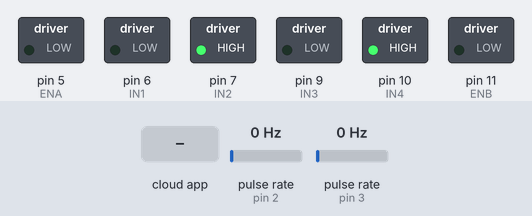
This sketch was run on a simulated Arduino Uno, built with avr-gcc and run on an emulated ATmega328P. On the bench: switched loads named in the sketch (green lamp = pin HIGH). Wiring (inferred from the names in the program): 2 × pulse sensor: data pin 2 / data pin 3. Inputs (shaded band) come from the test bench; at power-on: pulse rate (sensors on pin 2, pin 3) 0 Hz. The ROS host is connected and sends only what is stated.

Above: at 1.2 s.
1.3 s: the phone or cloud app sets left_motor_velocity to 45
At 2.5 s:
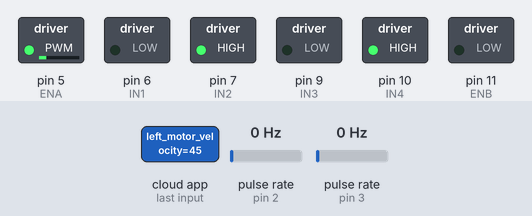
2.8 s: the phone or cloud app sets right_motor_velocity to 45
At 3.7 s:
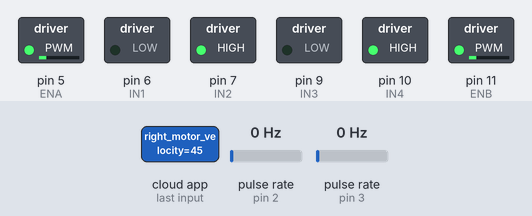
4.3 s: the phone or cloud app sets left_motor_velocity to 0
At 5.0 s:
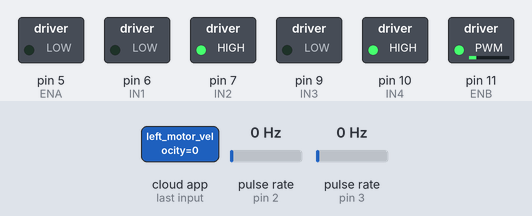
5.8 s: the phone or cloud app sets right_motor_velocity to 90
At 6.2 s:
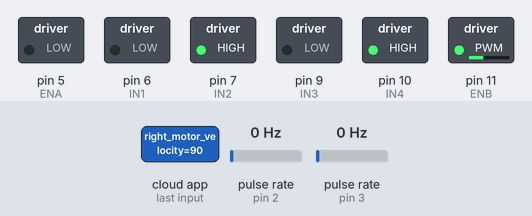
7.3 s: the phone or cloud app sets left_motor_velocity to 90
At 8.5 s:
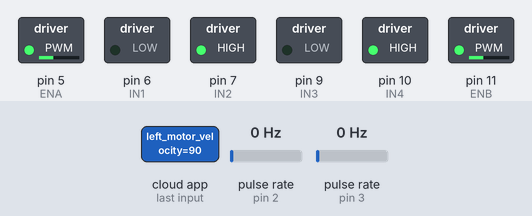
8.8 s: the phone or cloud app sets right_motor_velocity to 0
At 9.6 s:
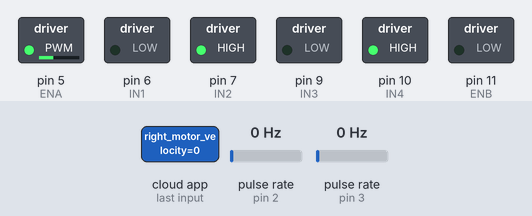
Timing chart, 0 to 11.3 s (numbered marks = the images above; inputs shaded):
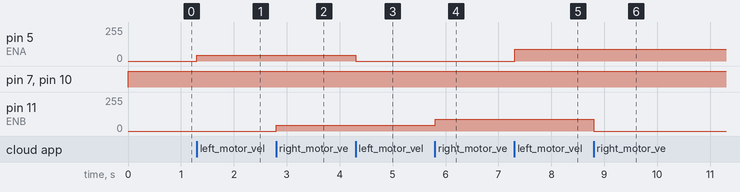

Measured:
- after the input at 1.3 s, pin 5 (ENA): 0/255 → 45/255 at once
- after the input at 2.8 s, pin 11 (ENB): 0/255 → 45/255 at once
- after the input at 4.3 s, pin 5 (ENA): 45/255 → 0/255 at once
- after the input at 5.8 s, pin 11 (ENB): 45/255 → 90/255 at once
- after the input at 7.3 s, pin 5 (ENA): 0/255 → 90/255 at once
- after the input at 8.8 s, pin 11 (ENB): 90/255 → 0/255 at once

The sketch:

DifferentialEncoder.ino
```cpp
#include <ros.h> // include the ROS library
#include <std_msgs/Int32.h> // include the standard ROS message type for integers

// define the pins used for the encoders and motor drivers
int encoderPinLeft = 2;
int encoderPinRight = 3;

int IN3 = 9;
int IN4 = 10;
int ENB = 11;

int ENA = 5;
int IN1 = 6;
int IN2 = 7;

// define variables to keep track of the encoder pulse counts and motor velocities
volatile unsigned long totalPulseLeft = 0;
volatile unsigned long totalPulseRight = 0;

int motorVelocityLeft = 0;
int motorVelocityRight = 0;

// create a ROS node handle
ros::NodeHandle nh;

// define callback functions for the motor velocity ROS messages
void callBackFunctionMotorLeft(const std_msgs::Int32 &motorvelocityLeftROS){
  motorVelocityLeft=motorvelocityLeftROS.data;
}
void callBackFunctionMotorRight(const std_msgs::Int32 &motorvelocityRightROS){
  motorVelocityRight=motorvelocityRightROS.data;
}

// create ROS message objects for the encoder pulse counts
std_msgs::Int32 leftEncoderROS;
ros::Publisher leftEncoderROSPublisher("left_encoder_pulses", &leftEncoderROS);

std_msgs::Int32 rightEncoderROS;
ros::Publisher rightEncoderROSPublisher("right_encoder_pulses", &rightEncoderROS);

// create ROS subscribers for the motor velocity messages
ros::Subscriber<std_msgs::Int32> leftMotorROSSubscriber("left_motor_velocity",&callBackFunctionMotorLeft);
ros::Subscriber<std_msgs::Int32> rightMotorROSSubscriber("right_motor_velocity",&callBackFunctionMotorRight);

void setup() {
  // set the encoder pins as inputs
  pinMode(encoderPinLeft,INPUT);
  pinMode(encoderPinRight,INPUT);

  // attach interrupt functions to the encoder pins
  attachInterrupt(digitalPinToInterrupt(encoderPinLeft),InterruptFunctionLeft,RISING);
  attachInterrupt(digitalPinToInterrupt(encoderPinRight), InterruptFunctionRight,RISING);

  // set the motor driver pins as outputs
  pinMode(ENA, OUTPUT);
  pinMode(IN1, OUTPUT);
  pinMode(IN2, OUTPUT);

  pinMode(IN3, OUTPUT);
  pinMode(IN4, OUTPUT);
  pinMode(ENB, OUTPUT);

  // set all motors to OFF
  digitalWrite(IN1, LOW);
  digitalWrite(IN2, LOW);

  digitalWrite(IN3, LOW);
  digitalWrite(IN4, LOW);

  // initialize the ROS node and set the baud rate
  nh.getHardware()->setBaud(9600);
  nh.initNode();

  // advertise the encoder pulse count publishers
  nh.advertise(leftEncoderROSPublisher);
  nh.advertise(rightEncoderROSPublisher);

  // subscribe to the motor velocity messages
  nh.subscribe(leftMotorROSSubscriber);
  nh.subscribe(rightMotorROSSubscriber);
}

void loop() {
  // update the ROS node
  nh.spinOnce();

  // set the motor speeds based on the received velocity commands
  analogWrite(ENA, motorVelocityLeft);
  analogWrite(ENB, motorVelocityRight);

  // set the motor directions to forward
  digitalWrite(IN1,LOW);
  digitalWrite(IN2, HIGH);

  // turn the motors on
  digitalWrite(IN3, LOW);
  digitalWrite(IN4, HIGH);

  // publish the encoder pulse counts as ROS messages
  leftEncoderROS.data = totalPulseLeft;
  rightEncoderROS.data = totalPulseRight;
  leftEncoderROSPublisher.publish(&leftEncoderROS);
  rightEncoderROSPublisher.publish(&rightEncoderROS);

  // delay to prevent overloading the system
  delay(5);
}

// interrupt functions for the encoder pins
void InterruptFunctionLeft(){
  totalPulseLeft = totalPulseLeft + 1;
}

void InterruptFunctionRight(){
  totalPulseRight = totalPulseRight + 1;
}
```
